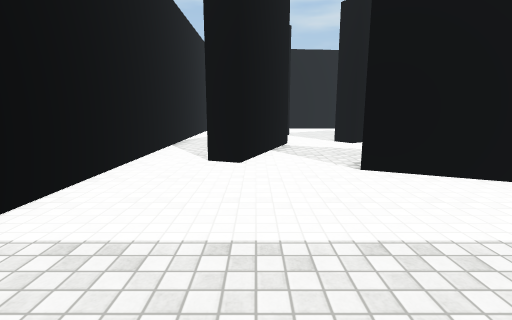
view 1 (above)

16 first-person views from a walk through a scene from a Unity 3-D project. The camera is 1.4 m above the floor, tilts 10° down and sees 85° across. The floor is counted in squares, 1 m on a side. Each view is taken from the middle of a square. On the plan, view 1 faces up. The plan holds only what a view shows up to about 14 squares ahead; the rest is blank. The place goes on beyond the plan. Surface patterns are stand-ins for the level's own textures.

view 2
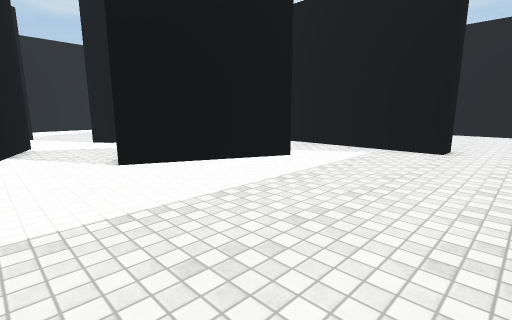

view 3
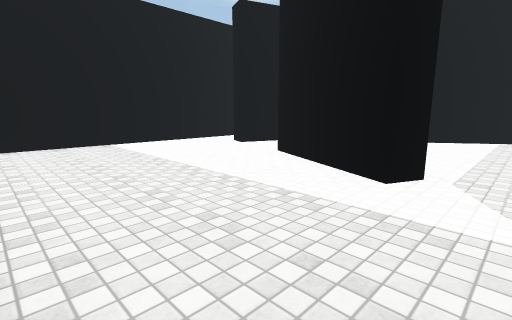

view 4
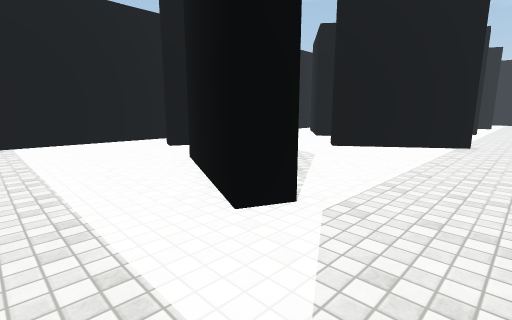

view 5
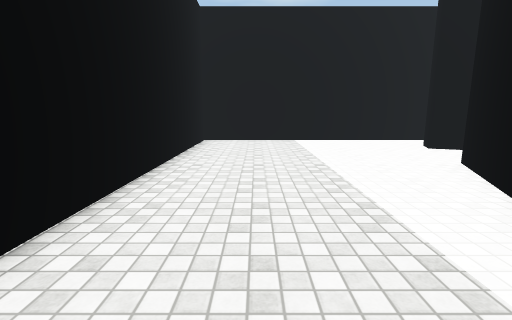

view 6
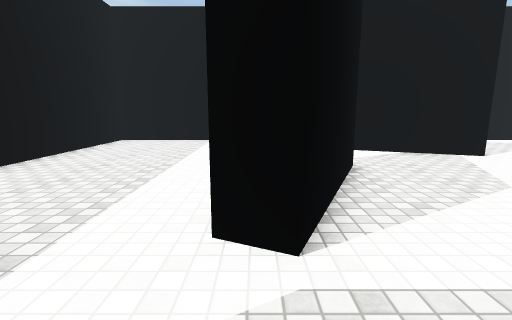

view 7
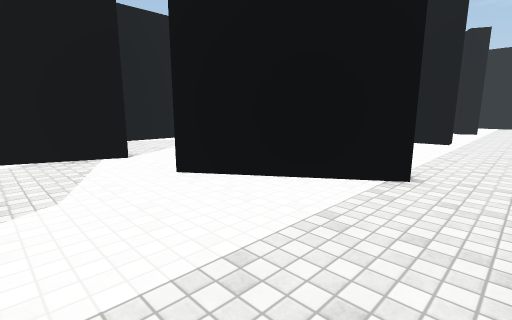

view 8
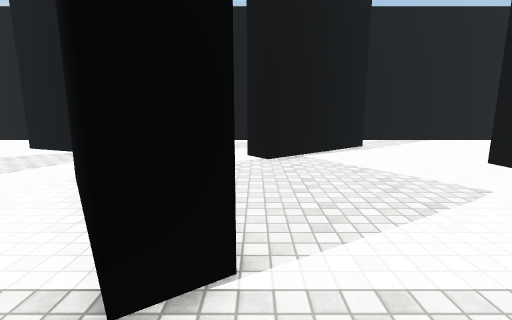

view 9
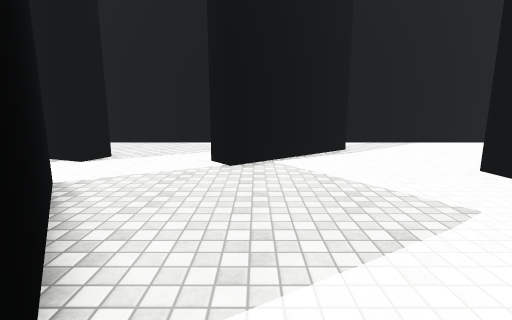

view 10
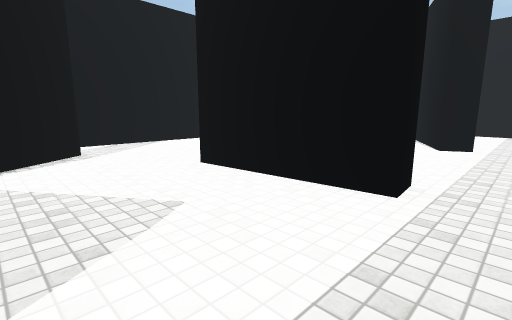

view 11
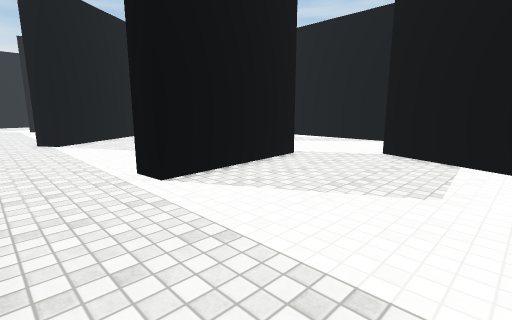

view 12
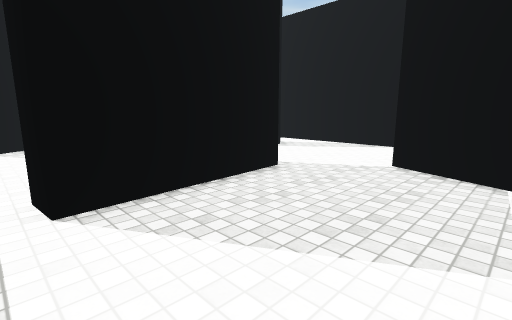

view 13
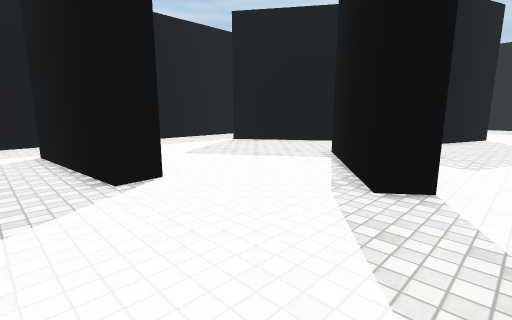

view 14
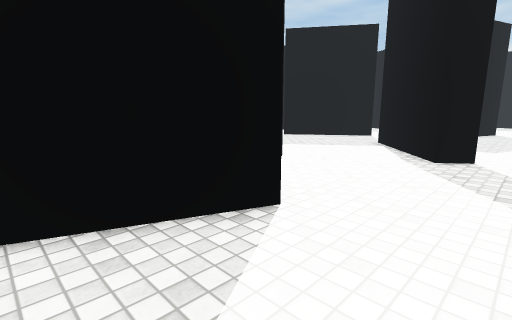

view 15
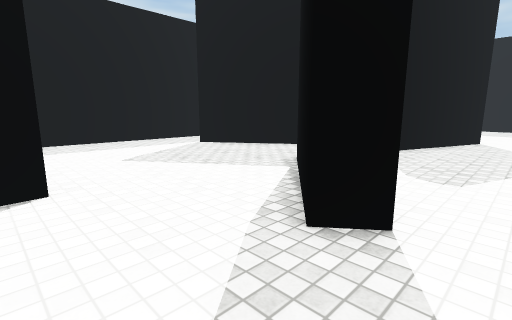

view 16
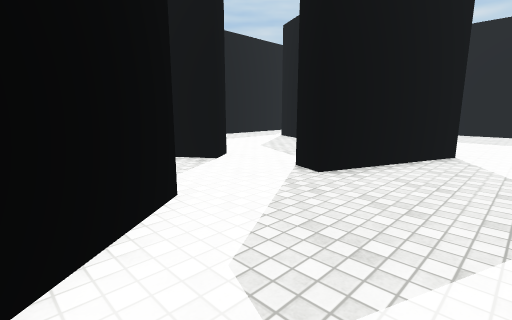

### Floor plan
Points are (right, up) in squares from view 1. A wall is a line through its corners. A room is listed if a view was taken in it or the views show most of it. See-through windows are left out.
Room 1 (views 1, 2, 3, 4, 5, 6, 7)
walls: (2.9, 7.5) (6.2, 6); (7.5, 5.5) (7.1, 4.5) (2.5, 6.6); (-3.5, 6.5) (-3.5, -1.5) (6.8, -1.5); (1.4, 12.2) (-0.4, 7.5) (-1.4, 7.9); (11.6, 1) (10.5, 1) (10.5, 7.2); (8.3, 15) (4.2, 12.2) (3.7, 13)
ways out: opening at (-2.5, 7.5) to room 2; opening at (2.5, 12.5) to room 2; opening at (9.5, 14.5) to room 2; opening at (11, -0.5)
Room 2 (views 8, 9, 10, 11, 12, 13, 14, 15, 16)
walls: (2.5, 22.3) (2.5, 23.3) (7.4, 23.7) (7.5, 22.7) (2.5, 22.3); (-2, 19.6) (-1.1, 20.3) (1.9, 16.4) (1.1, 15.7) (0.6, 16.4); (-3.5, 17.4) (-3.5, 6.5); (1.8, 28.7) (0.5, 25.5); (10.5, 23.2) (10.5, 24.5); (3.7, 13) (7.8, 15.8) (8.3, 15); (10.5, 16.2) (10.5, 21.2); (-3.5, 27.5) (-3.5, 19.2); (-1.4, 7.9) (0.4, 12.5) (1.4, 12.2)
ways out: opening at (-2.5, 7.5) to room 1; opening at (2.5, 12.5) to room 1; opening at (9.5, 14.5) to room 1

Where each view was taken, in squares from view 1:
view 1: 0 up, 0 right, facing up
view 2: 1 down, 0 right, facing up-right
view 3: 1 down, 9 right, facing up-left
view 4: 2 up, 10 right, facing up-left
view 5: 1 up, 10 right, facing left
view 6: 5 up, 10 right, facing left
view 7: 9 up, 10 right, facing up-left
view 8: 16 up, 10 right, facing left
view 9: 17 up, 9 right, facing left
view 10: 18 up, 9 right, facing up-left
view 11: 29 up, 10 right, facing down-left
view 12: 28 up, 8 right, facing down-left
view 13: 25 up, 3 left, facing down-right
view 14: 29 up, 3 left, facing down-right
view 15: 23 up, 3 left, facing down-right
view 16: 18 up, 3 left, facing down-right
